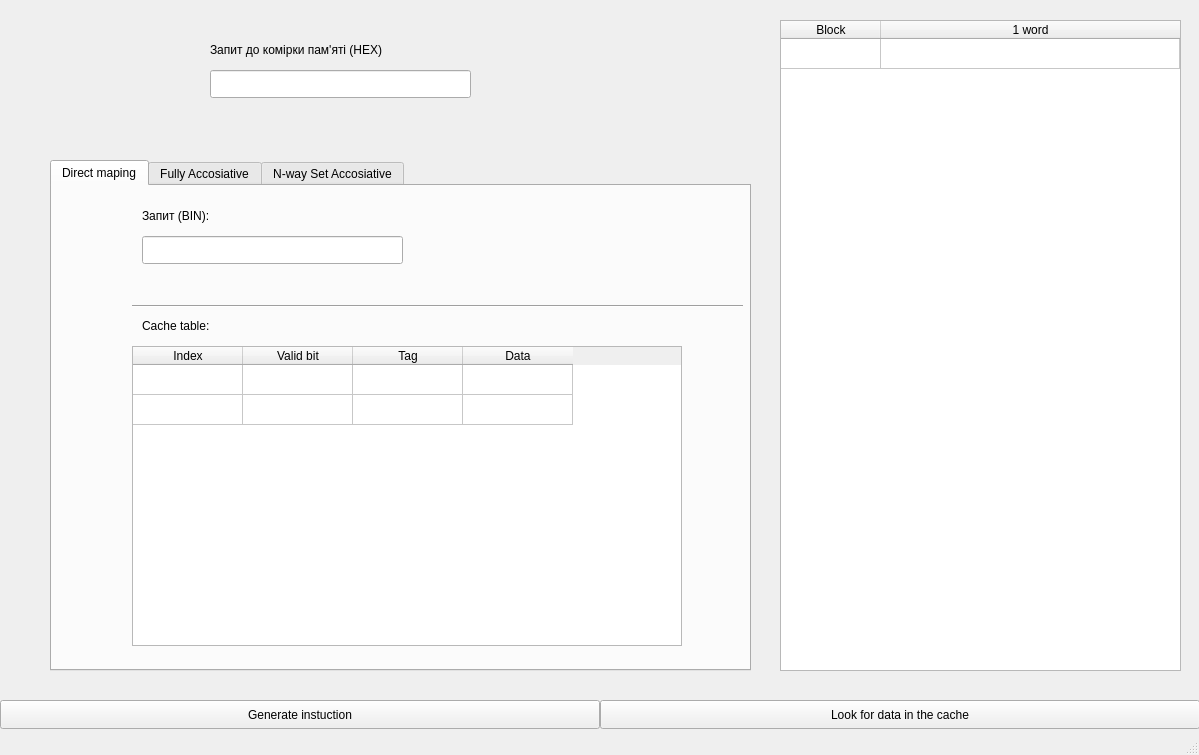
<?xml version="1.0" encoding="UTF-8"?>
<ui version="4.0">
 <class>MainWindow</class>
 <widget class="QMainWindow" name="MainWindow">
  <property name="enabled">
   <bool>true</bool>
  </property>
  <property name="geometry">
   <rect>
    <x>0</x>
    <y>0</y>
    <width>1199</width>
    <height>755</height>
   </rect>
  </property>
  <property name="windowTitle">
   <string>MainWindow</string>
  </property>
  <widget class="QWidget" name="centralwidget">
   <widget class="QLineEdit" name="lineE_hex_intruction">
    <property name="enabled">
     <bool>true</bool>
    </property>
    <property name="geometry">
     <rect>
      <x>210</x>
      <y>70</y>
      <width>261</width>
      <height>28</height>
     </rect>
    </property>
    <property name="alignment">
     <set>Qt::AlignCenter</set>
    </property>
    <property name="readOnly">
     <bool>false</bool>
    </property>
   </widget>
   <widget class="QLabel" name="label_1">
    <property name="geometry">
     <rect>
      <x>210</x>
      <y>40</y>
      <width>281</width>
      <height>20</height>
     </rect>
    </property>
    <property name="text">
     <string>Запит до комірки пам'яті (HEX)</string>
    </property>
   </widget>
   <widget class="QTableWidget" name="tableW_MM">
    <property name="geometry">
     <rect>
      <x>780</x>
      <y>20</y>
      <width>401</width>
      <height>651</height>
     </rect>
    </property>
    <property name="sizeAdjustPolicy">
     <enum>QAbstractScrollArea::AdjustToContents</enum>
    </property>
    <attribute name="horizontalHeaderShowSortIndicator" stdset="0">
     <bool>false</bool>
    </attribute>
    <attribute name="horizontalHeaderStretchLastSection">
     <bool>true</bool>
    </attribute>
    <attribute name="verticalHeaderVisible">
     <bool>false</bool>
    </attribute>
    <row>
     <property name="text">
      <string>Новий рядок</string>
     </property>
    </row>
    <column>
     <property name="text">
      <string>Block</string>
     </property>
    </column>
    <column>
     <property name="text">
      <string>1 word</string>
     </property>
    </column>
   </widget>
   <widget class="QTabWidget" name="tabW_caches">
    <property name="enabled">
     <bool>true</bool>
    </property>
    <property name="geometry">
     <rect>
      <x>50</x>
      <y>160</y>
      <width>701</width>
      <height>511</height>
     </rect>
    </property>
    <property name="currentIndex">
     <number>0</number>
    </property>
    <widget class="QWidget" name="tab_DC">
     <attribute name="title">
      <string>Direct maping</string>
     </attribute>
     <widget class="QLabel" name="label_2">
      <property name="geometry">
       <rect>
        <x>90</x>
        <y>20</y>
        <width>91</width>
        <height>20</height>
       </rect>
      </property>
      <property name="text">
       <string>Запит (BIN):</string>
      </property>
     </widget>
     <widget class="QTableWidget" name="tableW_DC">
      <property name="geometry">
       <rect>
        <x>80</x>
        <y>160</y>
        <width>550</width>
        <height>300</height>
       </rect>
      </property>
      <property name="lineWidth">
       <number>1</number>
      </property>
      <property name="verticalScrollBarPolicy">
       <enum>Qt::ScrollBarAsNeeded</enum>
      </property>
      <property name="horizontalScrollBarPolicy">
       <enum>Qt::ScrollBarAlwaysOff</enum>
      </property>
      <property name="sizeAdjustPolicy">
       <enum>QAbstractScrollArea::AdjustToContentsOnFirstShow</enum>
      </property>
      <property name="showDropIndicator" stdset="0">
       <bool>true</bool>
      </property>
      <property name="dragDropOverwriteMode">
       <bool>true</bool>
      </property>
      <property name="showGrid">
       <bool>true</bool>
      </property>
      <property name="rowCount">
       <number>2</number>
      </property>
      <property name="columnCount">
       <number>4</number>
      </property>
      <attribute name="horizontalHeaderVisible">
       <bool>true</bool>
      </attribute>
      <attribute name="horizontalHeaderCascadingSectionResizes">
       <bool>false</bool>
      </attribute>
      <attribute name="horizontalHeaderDefaultSectionSize">
       <number>110</number>
      </attribute>
      <attribute name="verticalHeaderVisible">
       <bool>false</bool>
      </attribute>
      <attribute name="verticalHeaderHighlightSections">
       <bool>true</bool>
      </attribute>
      <row>
       <property name="text">
        <string>Новий рядок</string>
       </property>
      </row>
      <row/>
      <column>
       <property name="text">
        <string>Index</string>
       </property>
      </column>
      <column>
       <property name="text">
        <string>Valid bit</string>
       </property>
      </column>
      <column>
       <property name="text">
        <string>Tag</string>
       </property>
      </column>
      <column>
       <property name="text">
        <string>Data</string>
       </property>
      </column>
     </widget>
     <widget class="QLabel" name="label_3">
      <property name="geometry">
       <rect>
        <x>90</x>
        <y>130</y>
        <width>91</width>
        <height>20</height>
       </rect>
      </property>
      <property name="text">
       <string>Cache table:</string>
      </property>
     </widget>
     <widget class="Line" name="line">
      <property name="geometry">
       <rect>
        <x>80</x>
        <y>110</y>
        <width>611</width>
        <height>21</height>
       </rect>
      </property>
      <property name="orientation">
       <enum>Qt::Horizontal</enum>
      </property>
     </widget>
     <widget class="QLineEdit" name="lineE_bin_intruction">
      <property name="enabled">
       <bool>true</bool>
      </property>
      <property name="geometry">
       <rect>
        <x>90</x>
        <y>50</y>
        <width>261</width>
        <height>28</height>
       </rect>
      </property>
      <property name="alignment">
       <set>Qt::AlignCenter</set>
      </property>
      <property name="readOnly">
       <bool>true</bool>
      </property>
     </widget>
    </widget>
    <widget class="QWidget" name="tab_FA">
     <attribute name="title">
      <string>Fully Accosiative</string>
     </attribute>
    </widget>
    <widget class="QWidget" name="tab_SA">
     <attribute name="title">
      <string>N-way Set Accosiative</string>
     </attribute>
    </widget>
   </widget>
   <widget class="QPushButton" name="pushB_generateInstruction">
    <property name="geometry">
     <rect>
      <x>0</x>
      <y>700</y>
      <width>600</width>
      <height>29</height>
     </rect>
    </property>
    <property name="text">
     <string>Generate instuction</string>
    </property>
   </widget>
   <widget class="QPushButton" name="pushB_nextStep">
    <property name="enabled">
     <bool>true</bool>
    </property>
    <property name="geometry">
     <rect>
      <x>600</x>
      <y>700</y>
      <width>600</width>
      <height>29</height>
     </rect>
    </property>
    <property name="text">
     <string>Look for data in the cache</string>
    </property>
   </widget>
  </widget>
  <widget class="QStatusBar" name="statusbar"/>
  <action name="action">
   <property name="text">
    <string>Змінити налаштування</string>
   </property>
  </action>
 </widget>
 <resources/>
 <connections/>
</ui>
